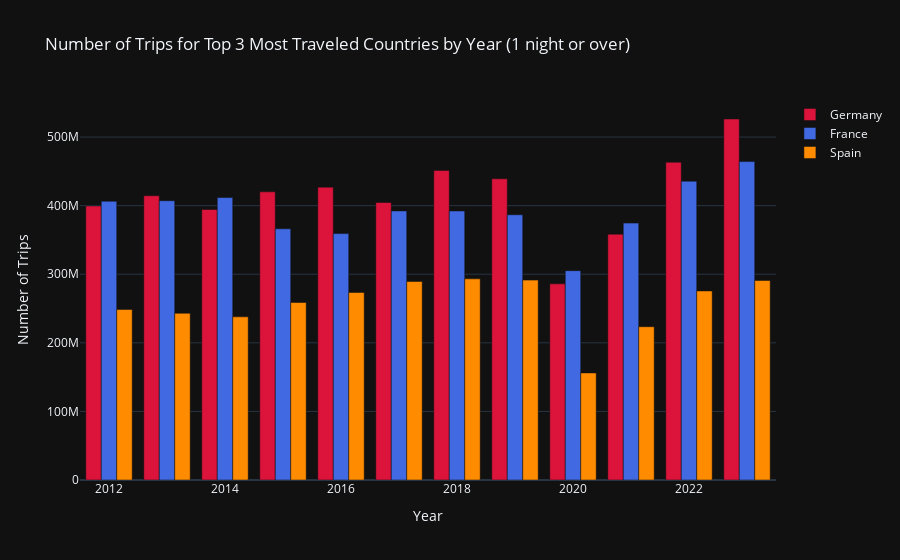

The notebook cell this image was saved under:
### Code cell
%run trips_duration.ipynb

### Figure 1 — Plotly figure (JSON) as saved in the notebook; plotly's stock layout.template omitted (floating-point values rounded to 4 significant figures)
{"data": [{"marker": {"color": "crimson"}, "name": "Germany", "x": [2012, 2013, 2014, 2015, 2016, 2017, 2018, 2019, 2020, 2021, 2022, 2023], "y": [399531982, 414453278, 394377723, 420166585, 426990841, 404592288, 451416603, 439169070, 285977705, 358428715, 463342211, 526338516], "type": "bar"}, {"marker": {"color": "royalblue"}, "name": "France", "x": [2012, 2013, 2014, 2015, 2016, 2017, 2018, 2019, 2020, 2021, 2022, 2023], "y": [406369476, 407204584, 411807574, 366221284, 359227358, 392347108, 392229828, 386709202, 305202977, 374563212, 435660457, 464286634], "type": "bar"}, {"marker": {"color": "darkorange"}, "name": "Spain", "x": [2012, 2013, 2014, 2015, 2016, 2017, 2018, 2019, 2020, 2021, 2022, 2023], "y": [248536678, 243094908, 237899314, 258762120, 273436004, 289462889, 293323160, 291426796, 156125758, 223492010, 275660135, 290848376], "type": "bar"}], "layout": {"barmode": "group", "title": {"text": "Number of Trips for Top 3 Most Traveled Countries by Year (1 night or over)"}, "xaxis": {"title": {"text": "Year"}}, "yaxis": {"title": {"text": "Number of Trips"}}}}
